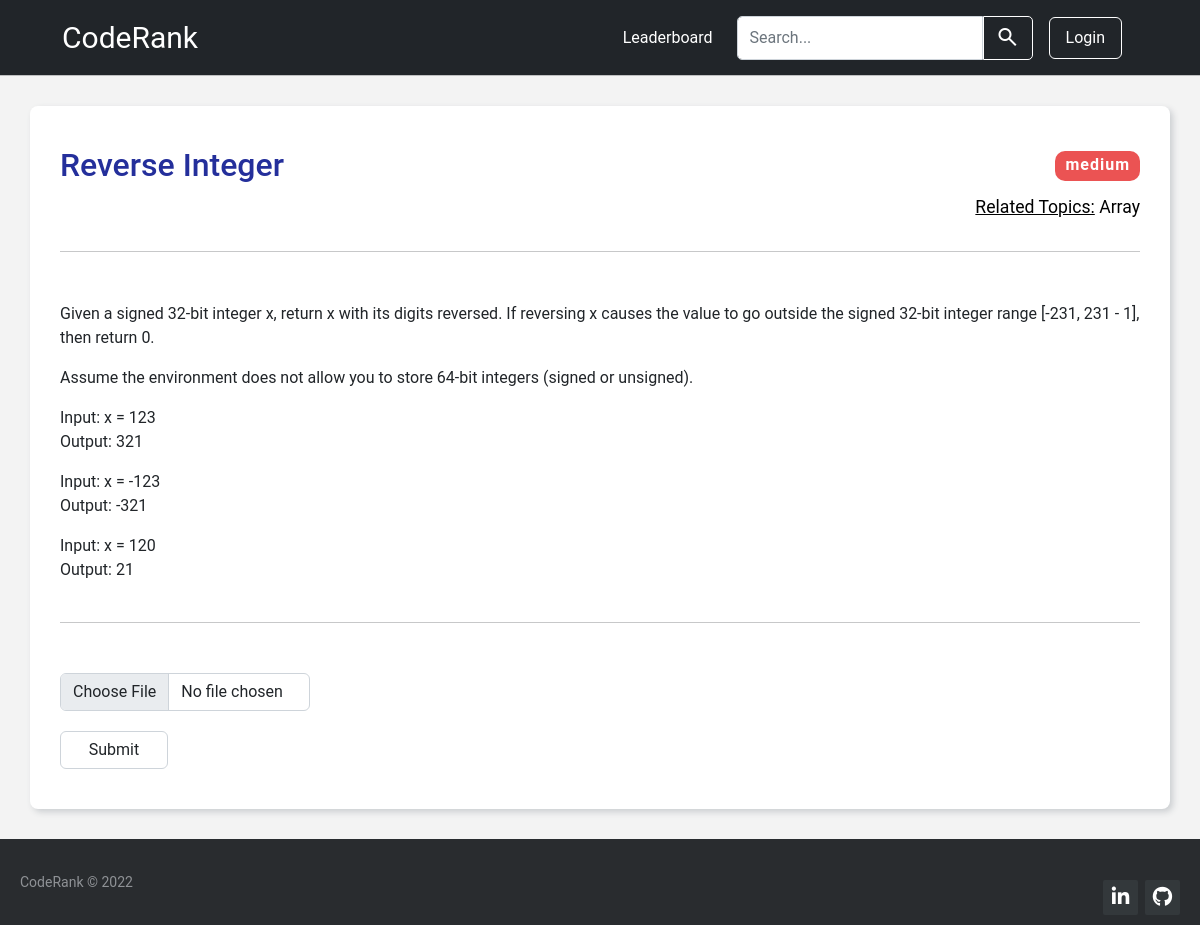
Page /problems/14/ on the committed database.
### base/models.py (models this page shows, shortened)
class Problem(models.Model):
    name = models.CharField(max_length=100)
    desc = models.TextField()
    topic_tag = models.CharField(max_length=100, null=True)
    difficulty = models.CharField(max_length = 100, null=True)
    status = models.BooleanField(default=False)

### base/views.py (the view, shortened to what this page needs)
# urls.py: path('problems/<str:pk>/', views.problemPage, name='problemPage'),
def problemPage(request, pk):
    problem = Problem.objects.get(id=pk)
    context = {'problem':problem}
    return render(request, 'base/problem-page.html', context)

### base/templates/base/problem-page.html (shortened to what this page needs)
{% extends 'main.html' %}
{% block content %}
<div class="problem-page">
    <div class="problem">
        <p class="difficulty"
            style=" {% if problem.difficulty == 'Easy' %}
                        background-color: #14C38E;
                    {% elif problem.difficulty == 'Medium' %}
                        background-color: #FF8D29;
                    {% else %}
                    background-color: #EB5353;
                    {% endif %}">
                {{problem.difficulty}}
        </p>
        <h2 class="problem-head"> {{problem.name}} </h2>
        <p class="topic-tag"><u>Related Topics:</u> {{problem.topic_tag}} </p>
        <hr>
        <p> {{problem.desc|linebreaks}} </p>
        <br>
        <hr>
        <form method="POST" enctype="multipart/form-data">
            <input type="file" name="solution" class="form-control upload-btn" accept=".cpp" />
            {% if request.user.is_authenticated %}
                <input type="submit" value="Submit" class="form-control submit-btn"/>
            {% else %}
                <input type="submit" value="Submit" class="form-control submit-btn"
                style="background-color: #fff; cursor: not-allowed;" disabled/>
            {% endif %}
        </form>
    </div>
</div>
{% endblock content %}

### templates/main.html (style rules this page uses)
body { background-color: #f3f3f3; }
hr { margin: 0; padding: 0; }
* { font-family: Roboto; }

### base/templates/base/problem-page.html (style rules this page uses)
.problem-page { padding: 30px 30px; }
.problem { padding: 40px 30px; background-color: #fff; box-shadow: 3px 3px 6px #cbced1; border-radius: 8px; position: relative; }
.problem-page .problem-head { color: #242F9B; margin-bottom: 40px; }
.difficulty { padding: 2px 10px 4px; text-align: right; font-weight: 600; letter-spacing: 1px; color: #fff; border-radius: 10px; position: absolute; top: 45px; right: 30px; }
.topic-tag { margin: -30px auto 30px; text-align: right; font-size: 1.1rem; color: #000; }
.problem hr { margin: 0 auto 50px; }
.upload-btn { width: 250px; margin: 50px 0 10px; }
.submit-btn { margin: 20px 0 0; width: 108px; }

### rows in the picture
Problem: difficulty "medium", name "Reverse Integer", topic_tag "Array", desc "Given a signed 32-bit integer x, return x with its digits reversed. If reversing x causes the value to go outside the signed 32-bit integer range [-231, 231 - 1], then return 0. Assume the environment does not allow you to store 64-bit integers (signed or unsigned). Input: x = 123 Output: 321 Input: x = -123 Output: -321 Input: x = 120 Output: 21"
